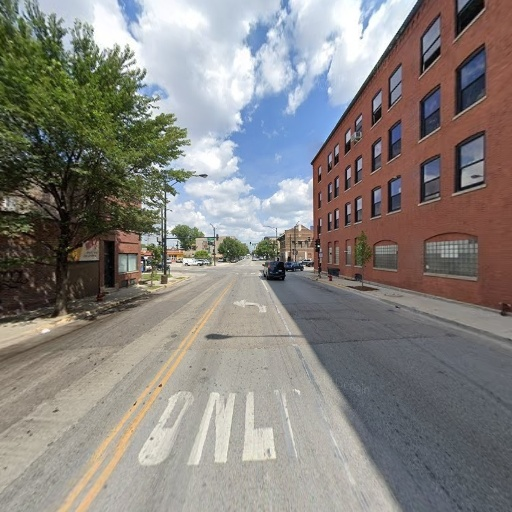
#> input picture front_U1wVHDYpSE7wIUQeItvlhg,41.852282,-87.646483,_input.png, 512 x 512 px
$ jupyter execute m.ipynb
#> lines starting #> are read from the running program, lines starting #| are printed output that depends on the picture; after the words box and inside, x2 and y2 are one past the last pixel; in counts of white or black regions, pixels touching at a corner belong together
[cell 1]
import cv2
import numpy as np
import plotly.graph_objects as go

[cell 2]
def load_images(rgb_path, depth_path):
    rgb = cv2.imread(rgb_path, cv2.IMREAD_COLOR)
#> rgb is the input picture: shape (512, 512, 3); mean B, G, R 127.4, 131.4, 135.1
    depth = cv2.imread(depth_path, cv2.IMREAD_GRAYSCALE)
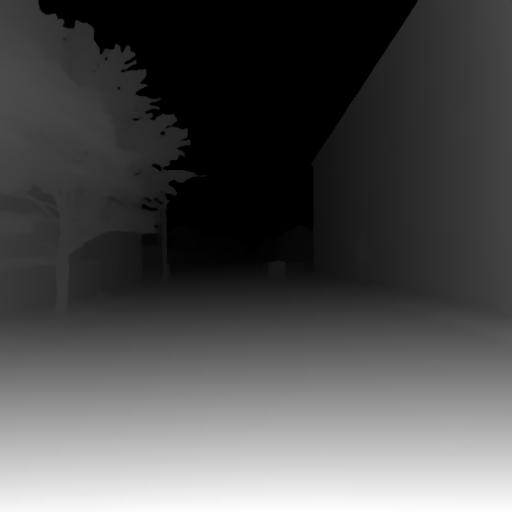
#> input picture front_U1wVHDYpSE7wIUQeItvlhg,41.852282,-87.646483,_raw.png, 512 x 512 px
#> depth is the input picture: shape (512, 512); min 0, max 255, mean 79.2

    if rgb is None:
        raise ValueError(f"Could not read RGB image: {rgb_path}")
    if depth is None:
        raise ValueError(f"Could not read depth image: {depth_path}")

    if rgb.shape[:2] != depth.shape[:2]:
        raise ValueError(f"Size mismatch. RGB: {rgb.shape[:2]}, Depth: {depth.shape[:2]}")

    rgb = cv2.cvtColor(rgb, cv2.COLOR_BGR2RGB)
    return rgb, depth


def estimate_intrinsics(width, height, fov_deg=90.0):
    cx = width / 2.0
    cy = height / 2.0
    fov_rad = np.deg2rad(fov_deg)
    fx = width / (2.0 * np.tan(fov_rad / 2.0))
    fy = fx

    K = np.array([
        [fx, 0.0, cx],
        [0.0, fy, cy],
        [0.0, 0.0, 1.0]
    ], dtype=np.float32)

    return K


def depth_gray_to_distance(depth_gray, near_dist=1.0, far_dist=50.0):
    d = depth_gray.astype(np.float32) / 255.0
    d_inv = 1.0 - d
    Z = near_dist + d_inv * (far_dist - near_dist)
    return Z


def create_valid_mask(rgb, depth_gray, min_depth_gray=5, upper_remove_ratio=0.35):
    h, w = depth_gray.shape
    valid = np.ones((h, w), dtype=np.uint8)

    valid[depth_gray <= min_depth_gray] = 0

    upper_limit = int(upper_remove_ratio * h)
    valid[:upper_limit, :][depth_gray[:upper_limit, :] < 20] = 0

    r = rgb[:, :, 0].astype(np.float32)
    g = rgb[:, :, 1].astype(np.float32)
    b = rgb[:, :, 2].astype(np.float32)

    blue_sky = (b > 100) & (b > g + 10) & (b > r + 10)
    valid[:upper_limit, :][blue_sky[:upper_limit, :]] = 0

    return valid


def backproject_to_point_cloud(rgb, Z, K, valid_mask, stride=2):
    h, w = Z.shape
    fx = K[0, 0]
    fy = K[1, 1]
    cx = K[0, 2]
    cy = K[1, 2]

    points = []
    colors = []

    for v in range(0, h, stride):
        for u in range(0, w, stride):
            if valid_mask[v, u] == 0:
                continue

            z = Z[v, u]
            if z <= 0:
                continue

            x = (u - cx) * z / fx
            y = (v - cy) * z / fy

            points.append([x, y, z])
            colors.append(rgb[v, u])

    return np.array(points, dtype=np.float32), np.array(colors, dtype=np.uint8)

[cell 3]
rgb_path = "front_U1wVHDYpSE7wIUQeItvlhg,41.852282,-87.646483,_input.png"
depth_path = "front_U1wVHDYpSE7wIUQeItvlhg,41.852282,-87.646483,_raw.png"

rgb, depth = load_images(rgb_path, depth_path)
h, w = depth.shape
#> h = 512; w = 512

K = estimate_intrinsics(w, h, fov_deg=90.0)
Z = depth_gray_to_distance(depth, near_dist=1.0, far_dist=50.0)
#> in depth_gray_to_distance, `d_inv = 1.0 - d`:
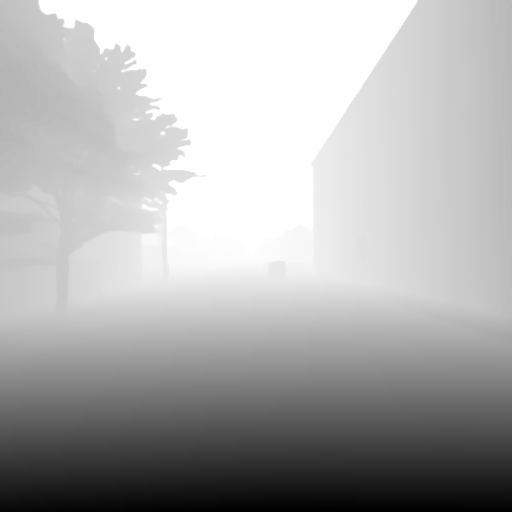
#> d_inv: shape (512, 512) float32; min 0, max 1, mean 0.689
valid_mask = create_valid_mask(rgb, depth, min_depth_gray=5, upper_remove_ratio=0.35)
#> in create_valid_mask, `r = rgb[:, :, 0].astype(np.float32)`:
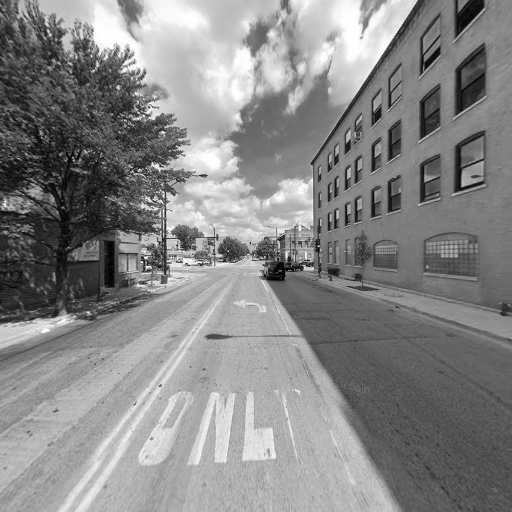
#> r: shape (512, 512) float32; min 0, max 255, mean 135.1
#> in create_valid_mask, `g = rgb[:, :, 1].astype(np.float32)`:
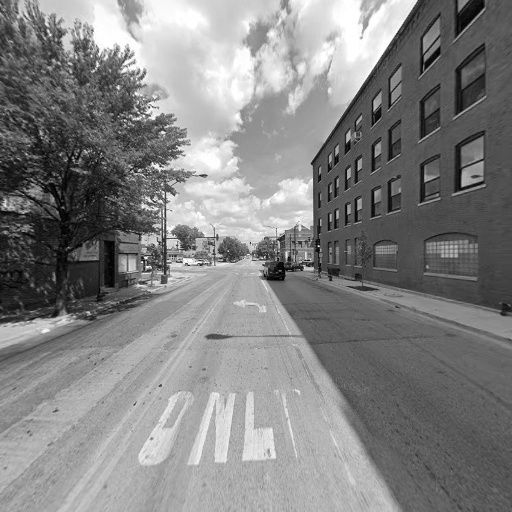
#> g: shape (512, 512) float32; min 0, max 255, mean 131.4
#> in create_valid_mask, `b = rgb[:, :, 2].astype(np.float32)`:
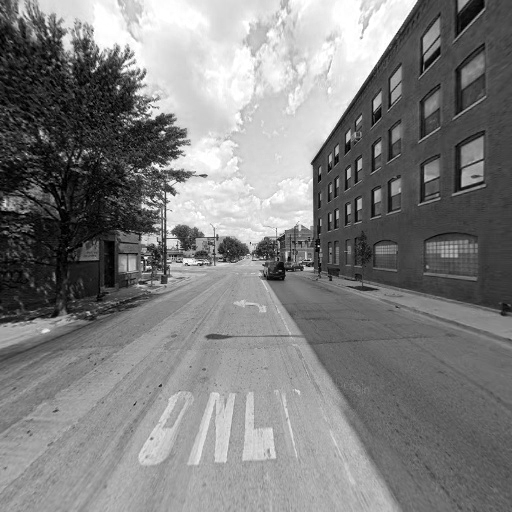
#> b: shape (512, 512) float32; min 0, max 255, mean 127.4
#> in create_valid_mask, `blue_sky = (b > 100) & (b > g + 10) & (b > r + 10)`:
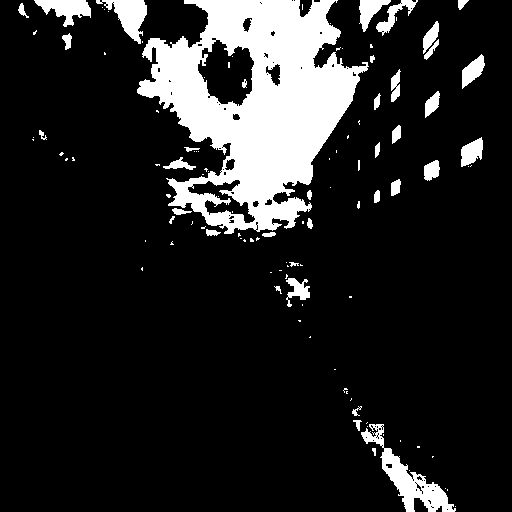
#> blue_sky: shape (512, 512) bool; 14.2% white; 113 white regions (74 under 20 px), largest, box (x1, y1, x2, y2) and area: (137, 0, 369, 234) 28228, (361, 424, 456, 512) 2138, (96, 0, 147, 44) 1020
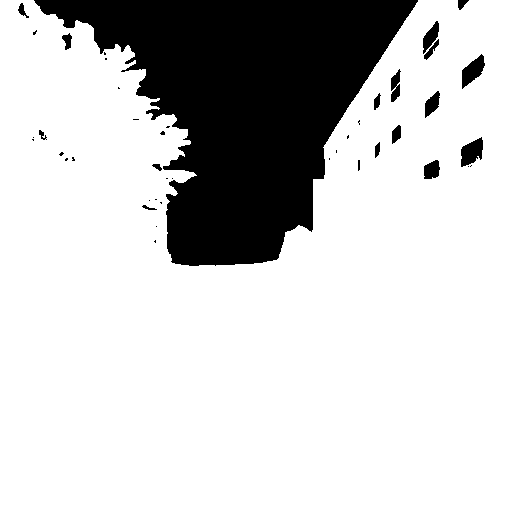
#> valid_mask: shape (512, 512); values 0 (black) and 1 (white), 79.3% white; 43 black regions (25 under 20 px), largest, box (x1, y1, x2, y2) and area: (34, 0, 418, 266) 51598, (461, 137, 483, 167) 434, (462, 54, 485, 89) 418

points, colors = backproject_to_point_cloud(
    rgb=rgb,
    Z=Z,
    K=K,
    valid_mask=valid_mask,
    stride=2
)
#> after the loop in backproject_to_point_cloud, `for v in range(0, h, stride):`: colors = 51926 items

print("Point cloud shape:", points.shape)
#| Point cloud shape: (51926, 3)

[cell 4]
def rgb_to_hex(colors):
    return [f"rgb({r},{g},{b})" for r, g, b in colors]


def show_interactive_point_cloud(points, colors, max_points=30000, point_size=2):
    n = len(points)

    if n > max_points:
        idx = np.random.choice(n, max_points, replace=False)
        pts = points[idx]
        cols = colors[idx]
    else:
        pts = points
        cols = colors

    plot_colors = rgb_to_hex(cols)

    fig = go.Figure(
        data=[
            go.Scatter3d(
                x=pts[:, 0],
                y=pts[:, 2],
                z=-pts[:, 1],
                mode="markers",
                marker=dict(
                    size=point_size,
                    color=plot_colors,
                    opacity=0.8
                )
            )
        ]
    )

    fig.update_layout(
        title="Interactive 3D Point Cloud",
        scene=dict(
            xaxis_title="X",
            yaxis_title="Z",
            zaxis_title="Height",
            aspectmode="data"
        ),
        width=1000,
        height=800
    )

    fig.show()

[cell 5]
show_interactive_point_cloud(points, colors, max_points=30000, point_size=2)
#> in show_interactive_point_cloud, `n = len(points)`: n = 51926
#> in show_interactive_point_cloud, `plot_colors = rgb_to_hex(cols)`: plot_colors = 30000 items
